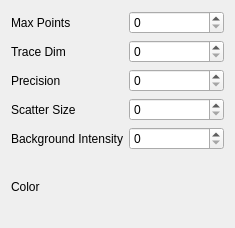
<?xml version="1.0" encoding="UTF-8"?>
<ui version="4.0">
    <class>Form</class>
    <widget class="QWidget" name="Form">
        <property name="geometry">
            <rect>
                <x>0</x>
                <y>0</y>
                <width>235</width>
                <height>228</height>
            </rect>
        </property>
        <property name="minimumSize">
            <size>
                <width>0</width>
                <height>228</height>
            </size>
        </property>
        <property name="maximumSize">
            <size>
                <width>16777215</width>
                <height>228</height>
            </size>
        </property>
        <property name="windowTitle">
            <string>Form</string>
        </property>
        <layout class="QGridLayout" name="gridLayout">
            <item row="0" column="0">
                <widget class="QLabel" name="max_point_label">
                    <property name="text">
                        <string>Max Points</string>
                    </property>
                </widget>
            </item>
            <item row="0" column="1">
                <widget class="QSpinBox" name="max_points">
                    <property name="maximum">
                        <number>10000</number>
                    </property>
                </widget>
            </item>
            <item row="1" column="0">
                <widget class="QLabel" name="trace_label">
                    <property name="text">
                        <string>Trace Dim</string>
                    </property>
                </widget>
            </item>
            <item row="1" column="1">
                <widget class="QSpinBox" name="num_dim_points">
                    <property name="maximum">
                        <number>1000</number>
                    </property>
                </widget>
            </item>
            <item row="2" column="0">
                <widget class="QLabel" name="precision_label">
                    <property name="text">
                        <string>Precision</string>
                    </property>
                </widget>
            </item>
            <item row="2" column="1">
                <widget class="QSpinBox" name="precision">
                    <property name="maximum">
                        <number>15</number>
                    </property>
                </widget>
            </item>
            <item row="3" column="0">
                <widget class="QLabel" name="scatter_size_label">
                    <property name="text">
                        <string>Scatter Size</string>
                    </property>
                </widget>
            </item>
            <item row="3" column="1">
                <widget class="QSpinBox" name="scatter_size">
                    <property name="maximum">
                        <number>20</number>
                    </property>
                </widget>
            </item>
            <item row="4" column="0">
                <widget class="QLabel" name="background_label">
                    <property name="text">
                        <string>Background Intensity</string>
                    </property>
                </widget>
            </item>
            <item row="4" column="1">
                <widget class="QSpinBox" name="background_value">
                    <property name="maximum">
                        <number>100</number>
                    </property>
                </widget>
            </item>
            <item row="5" column="0">
                <widget class="QLabel" name="color_label">
                    <property name="text">
                        <string>Color</string>
                    </property>
                </widget>
            </item>
            <item row="5" column="1">
                <widget class="ColorButton" name="color_scatter"/>
            </item>
        </layout>
    </widget>
    <customwidgets>
        <customwidget>
            <class>ColorButton</class>
            <extends>QWidget</extends>
            <header>color_button</header>
        </customwidget>
    </customwidgets>
    <resources/>
    <connections/>
</ui>
